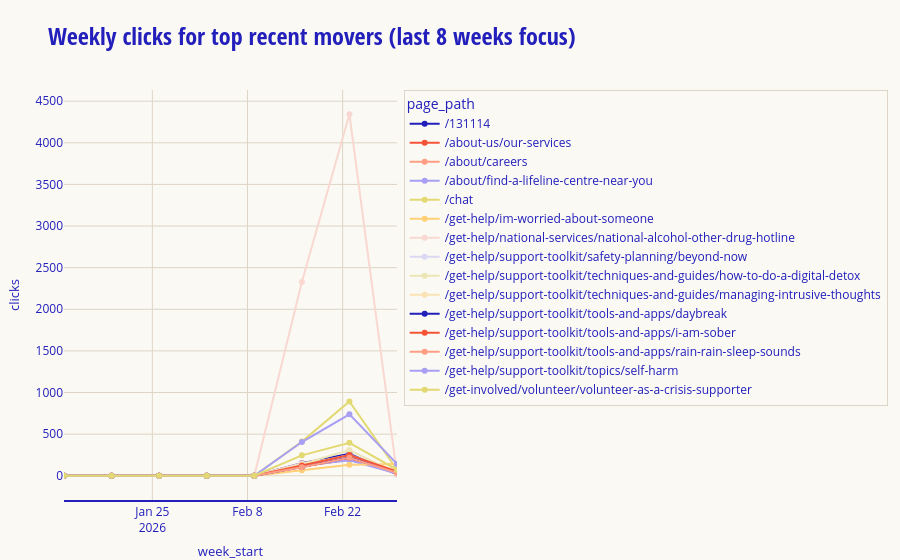

Here is the notebook cell this chart was saved with:
### Markdown cell above
## Chart 1: Weekly clicks for top movers

This chart shows weekly click trend lines for the pages with the strongest recent momentum.

Why this helps:
- Quickly spot whether growth/decline is broad, sudden, or concentrated in a few pages.
- Separate stable trend movement from one-off spikes before taking action.

How to read it:
- Each line is one page.
- X-axis is week start date.
- The chart is limited to the configured `RECENT_WEEKS` window.
- Flat zero points can appear when a page had no measurable impressions/clicks in that week.

### Code cell
# Weekly trends for pages with strongest recent momentum
focus_pages = page_movers.head(FOCUS_PAGE_COUNT)["page_path"].tolist()

df_focus = df_page_weekly[
    (df_page_weekly["page_path"].isin(focus_pages))
    & (df_page_weekly["week_start"] >= recent_week_cutoff)
    & (df_page_weekly["week_start"] <= latest_week)
].copy()

# Ensure the chart always shows the full recent-week window, even when
# a page has no row in a given week (for example, filtered by low impressions).
recent_weeks = pd.date_range(
    start=recent_week_cutoff.normalize(),
    end=latest_week.normalize(),
    freq="W-MON",
)

focus_grid = pd.MultiIndex.from_product(
    [focus_pages, recent_weeks],
    names=["page_path", "week_start"],
).to_frame(index=False)

df_focus = focus_grid.merge(
    df_focus[["page_path", "week_start", "clicks"]],
    on=["page_path", "week_start"],
    how="left",
)

df_focus["clicks"] = df_focus["clicks"].fillna(0)
df_focus = df_focus.sort_values(["page_path", "week_start"])

fig_trend = px.line(
    df_focus,
    x="week_start",
    y="clicks",
    color="page_path",
    markers=True,
    template="lifeline",
    title=f"Weekly clicks for top recent movers (last {RECENT_WEEKS} weeks focus)",
)
fig_trend.update_xaxes(range=[recent_weeks.min(), recent_weeks.max()])
lifeline_theme.add_lifeline_logo(fig_trend)
fig_trend.show()

print(
    f"Trend chart coverage: {recent_weeks.min().date()} to {recent_weeks.max().date()} "
    f"({len(recent_weeks)} weeks)"
)

### Figure 1 — Plotly figure (JSON) as saved in the notebook; plotly's stock layout.template omitted (floating-point values rounded to 4 significant figures)
{"data": [{"hovertemplate": "page_path=/131114<br>week_start=%{x}<br>clicks=%{y}<extra></extra>", "legendgroup": "/131114", "line": {"color": "#221FBB", "dash": "solid"}, "marker": {"symbol": "circle"}, "mode": "lines+markers", "name": "/131114", "orientation": "v", "showlegend": true, "type": "scatter", "x": ["2026-01-12T00:00:00.000000", "2026-01-19T00:00:00.000000", "2026-01-26T00:00:00.000000", "2026-02-02T00:00:00.000000", "2026-02-09T00:00:00.000000", "2026-02-16T00:00:00.000000", "2026-02-23T00:00:00.000000", "2026-03-02T00:00:00.000000"], "xaxis": "x", "y": [0, 0, 0, 0, 0, 151, 263, 17], "yaxis": "y"}, {"hovertemplate": "page_path=/about-us/our-services<br>week_start=%{x}<br>clicks=%{y}<extra></extra>", "legendgroup": "/about-us/our-services", "line": {"color": "#F45336", "dash": "solid"}, "marker": {"symbol": "circle"}, "mode": "lines+markers", "name": "/about-us/our-services", "orientation": "v", "showlegend": true, "type": "scatter", "x": ["2026-01-12T00:00:00.000000", "2026-01-19T00:00:00.000000", "2026-01-26T00:00:00.000000", "2026-02-02T00:00:00.000000", "2026-02-09T00:00:00.000000", "2026-02-16T00:00:00.000000", "2026-02-23T00:00:00.000000", "2026-03-02T00:00:00.000000"], "xaxis": "x", "y": [0, 0, 0, 0, 0, 110, 196, 36], "yaxis": "y"}, {"hovertemplate": "page_path=/about/careers<br>week_start=%{x}<br>clicks=%{y}<extra></extra>", "legendgroup": "/about/careers", "line": {"color": "#FF9E85", "dash": "solid"}, "marker": {"symbol": "circle"}, "mode": "lines+markers", "name": "/about/careers", "orientation": "v", "showlegend": true, "type": "scatter", "x": ["2026-01-12T00:00:00.000000", "2026-01-19T00:00:00.000000", "2026-01-26T00:00:00.000000", "2026-02-02T00:00:00.000000", "2026-02-09T00:00:00.000000", "2026-02-16T00:00:00.000000", "2026-02-23T00:00:00.000000", "2026-03-02T00:00:00.000000"], "xaxis": "x", "y": [0, 0, 0, 0, 0, 151, 223, 22], "yaxis": "y"}, {"hovertemplate": "page_path=/about/find-a-lifeline-centre-near-you<br>week_start=%{x}<br>clicks=%{y}<extra></extra>", "legendgroup": "/about/find-a-lifeline-centre-near-you", "line": {"color": "#A89FF4", "dash": "solid"}, "marker": {"symbol": "circle"}, "mode": "lines+markers", "name": "/about/find-a-lifeline-centre-near-you", "orientation": "v", "showlegend": true, "type": "scatter", "x": ["2026-01-12T00:00:00.000000", "2026-01-19T00:00:00.000000", "2026-01-26T00:00:00.000000", "2026-02-02T00:00:00.000000", "2026-02-09T00:00:00.000000", "2026-02-16T00:00:00.000000", "2026-02-23T00:00:00.000000", "2026-03-02T00:00:00.000000"], "xaxis": "x", "y": [0, 0, 0, 0, 0, 120, 185, 28], "yaxis": "y"}, {"hovertemplate": "page_path=/chat<br>week_start=%{x}<br>clicks=%{y}<extra></extra>", "legendgroup": "/chat", "line": {"color": "#E3D973", "dash": "solid"}, "marker": {"symbol": "circle"}, "mode": "lines+markers", "name": "/chat", "orientation": "v", "showlegend": true, "type": "scatter", "x": ["2026-01-12T00:00:00.000000", "2026-01-19T00:00:00.000000", "2026-01-26T00:00:00.000000", "2026-02-02T00:00:00.000000", "2026-02-09T00:00:00.000000", "2026-02-16T00:00:00.000000", "2026-02-23T00:00:00.000000", "2026-03-02T00:00:00.000000"], "xaxis": "x", "y": [0, 0, 0, 0, 0, 410, 893, 72], "yaxis": "y"}, {"hovertemplate": "page_path=/get-help/im-worried-about-someone<br>week_start=%{x}<br>clicks=%{y}<extra></extra>", "legendgroup": "/get-help/im-worried-about-someone", "line": {"color": "#FFD075", "dash": "solid"}, "marker": {"symbol": "circle"}, "mode": "lines+markers", "name": "/get-help/im-worried-about-someone", "orientation": "v", "showlegend": true, "type": "scatter", "x": ["2026-01-12T00:00:00.000000", "2026-01-19T00:00:00.000000", "2026-01-26T00:00:00.000000", "2026-02-02T00:00:00.000000", "2026-02-09T00:00:00.000000", "2026-02-16T00:00:00.000000", "2026-02-23T00:00:00.000000", "2026-03-02T00:00:00.000000"], "xaxis": "x", "y": [0, 0, 0, 0, 0, 65, 132, 140], "yaxis": "y"}, {"hovertemplate": "page_path=/get-help/national-services/national-alcohol-other-drug-hotline<br>week_start=%{x}<br>clicks=%{y}<extra></extra>", "legendgroup": "/get-help/national-services/national-alcohol-other-drug-hotline", "line": {"color": "#F8D8D0", "dash": "solid"}, "marker": {"symbol": "circle"}, "mode": "lines+markers", "name": "/get-help/national-services/national-alcohol-other-drug-hotline", "orientation": "v", "showlegend": true, "type": "scatter", "x": ["2026-01-12T00:00:00.000000", "2026-01-19T00:00:00.000000", "2026-01-26T00:00:00.000000", "2026-02-02T00:00:00.000000", "2026-02-09T00:00:00.000000", "2026-02-16T00:00:00.000000", "2026-02-23T00:00:00.000000", "2026-03-02T00:00:00.000000"], "xaxis": "x", "y": [0, 0, 0, 0, 0, 2329, 4343, 14], "yaxis": "y"}, {"hovertemplate": "page_path=/get-help/support-toolkit/safety-planning/beyond-now<br>week_start=%{x}<br>clicks=%{y}<extra></extra>", "legendgroup": "/get-help/support-toolkit/safety-planning/beyond-now", "line": {"color": "#DBD8F4", "dash": "solid"}, "marker": {"symbol": "circle"}, "mode": "lines+markers", "name": "/get-help/support-toolkit/safety-planning/beyond-now", "orientation": "v", "showlegend": true, "type": "scatter", "x": ["2026-01-12T00:00:00.000000", "2026-01-19T00:00:00.000000", "2026-01-26T00:00:00.000000", "2026-02-02T00:00:00.000000", "2026-02-09T00:00:00.000000", "2026-02-16T00:00:00.000000", "2026-02-23T00:00:00.000000", "2026-03-02T00:00:00.000000"], "xaxis": "x", "y": [0, 0, 0, 0, 0, 148, 223, 37], "yaxis": "y"}, {"hovertemplate": "page_path=/get-help/support-toolkit/techniques-and-guides/how-to-do-a-digital-detox<br>week_start=%{x}<br>clicks=%{y}<extra></extra>", "legendgroup": "/get-help/support-toolkit/techniques-and-guides/how-to-do-a-digital-detox", "line": {"color": "#EBE6B4", "dash": "solid"}, "marker": {"symbol": "circle"}, "mode": "lines+markers", "name": "/get-help/support-toolkit/techniques-and-guides/how-to-do-a-digital-detox", "orientation": "v", "showlegend": true, "type": "scatter", "x": ["2026-01-12T00:00:00.000000", "2026-01-19T00:00:00.000000", "2026-01-26T00:00:00.000000", "2026-02-02T00:00:00.000000", "2026-02-09T00:00:00.000000", "2026-02-16T00:00:00.000000", "2026-02-23T00:00:00.000000", "2026-03-02T00:00:00.000000"], "xaxis": "x", "y": [0, 0, 0, 0, 0, 138, 308, 33], "yaxis": "y"}, {"hovertemplate": "page_path=/get-help/support-toolkit/techniques-and-guides/managing-intrusive-thoughts<br>week_start=%{x}<br>clicks=%{y}<extra></extra>", "legendgroup": "/get-help/support-toolkit/techniques-and-guides/managing-intrusive-thoughts", "line": {"color": "#FAE2B5", "dash": "solid"}, "marker": {"symbol": "circle"}, "mode": "lines+markers", "name": "/get-help/support-toolkit/techniques-and-guides/managing-intrusive-thoughts", "orientation": "v", "showlegend": true, "type": "scatter", "x": ["2026-01-12T00:00:00.000000", "2026-01-19T00:00:00.000000", "2026-01-26T00:00:00.000000", "2026-02-02T00:00:00.000000", "2026-02-09T00:00:00.000000", "2026-02-16T00:00:00.000000", "2026-02-23T00:00:00.000000", "2026-03-02T00:00:00.000000"], "xaxis": "x", "y": [0, 0, 0, 0, 0, 129, 248, 56], "yaxis": "y"}, {"hovertemplate": "page_path=/get-help/support-toolkit/tools-and-apps/daybreak<br>week_start=%{x}<br>clicks=%{y}<extra></extra>", "legendgroup": "/get-help/support-toolkit/tools-and-apps/daybreak", "line": {"color": "#221FBB", "dash": "solid"}, "marker": {"symbol": "circle"}, "mode": "lines+markers", "name": "/get-help/support-toolkit/tools-and-apps/daybreak", "orientation": "v", "showlegend": true, "type": "scatter", "x": ["2026-01-12T00:00:00.000000", "2026-01-19T00:00:00.000000", "2026-01-26T00:00:00.000000", "2026-02-02T00:00:00.000000", "2026-02-09T00:00:00.000000", "2026-02-16T00:00:00.000000", "2026-02-23T00:00:00.000000", "2026-03-02T00:00:00.000000"], "xaxis": "x", "y": [0, 0, 0, 0, 0, 104, 220, 46], "yaxis": "y"}, {"hovertemplate": "page_path=/get-help/support-toolkit/tools-and-apps/i-am-sober<br>week_start=%{x}<br>clicks=%{y}<extra></extra>", "legendgroup": "/get-help/support-toolkit/tools-and-apps/i-am-sober", "line": {"color": "#F45336", "dash": "solid"}, "marker": {"symbol": "circle"}, "mode": "lines+markers", "name": "/get-help/support-toolkit/tools-and-apps/i-am-sober", "orientation": "v", "showlegend": true, "type": "scatter", "x": ["2026-01-12T00:00:00.000000", "2026-01-19T00:00:00.000000", "2026-01-26T00:00:00.000000", "2026-02-02T00:00:00.000000", "2026-02-09T00:00:00.000000", "2026-02-16T00:00:00.000000", "2026-02-23T00:00:00.000000", "2026-03-02T00:00:00.000000"], "xaxis": "x", "y": [0, 0, 0, 0, 0, 123, 250, 51], "yaxis": "y"}, {"hovertemplate": "page_path=/get-help/support-toolkit/tools-and-apps/rain-rain-sleep-sounds<br>week_start=%{x}<br>clicks=%{y}<extra></extra>", "legendgroup": "/get-help/support-toolkit/tools-and-apps/rain-rain-sleep-sounds", "line": {"color": "#FF9E85", "dash": "solid"}, "marker": {"symbol": "circle"}, "mode": "lines+markers", "name": "/get-help/support-toolkit/tools-and-apps/rain-rain-sleep-sounds", "orientation": "v", "showlegend": true, "type": "scatter", "x": ["2026-01-12T00:00:00.000000", "2026-01-19T00:00:00.000000", "2026-01-26T00:00:00.000000", "2026-02-02T00:00:00.000000", "2026-02-09T00:00:00.000000", "2026-02-16T00:00:00.000000", "2026-02-23T00:00:00.000000", "2026-03-02T00:00:00.000000"], "xaxis": "x", "y": [0, 0, 0, 0, 0, 102, 215, 34], "yaxis": "y"}, {"hovertemplate": "page_path=/get-help/support-toolkit/topics/self-harm<br>week_start=%{x}<br>clicks=%{y}<extra></extra>", "legendgroup": "/get-help/support-toolkit/topics/self-harm", "line": {"color": "#A89FF4", "dash": "solid"}, "marker": {"symbol": "circle"}, "mode": "lines+markers", "name": "/get-help/support-toolkit/topics/self-harm", "orientation": "v", "showlegend": true, "type": "scatter", "x": ["2026-01-12T00:00:00.000000", "2026-01-19T00:00:00.000000", "2026-01-26T00:00:00.000000", "2026-02-02T00:00:00.000000", "2026-02-09T00:00:00.000000", "2026-02-16T00:00:00.000000", "2026-02-23T00:00:00.000000", "2026-03-02T00:00:00.000000"], "xaxis": "x", "y": [0, 0, 0, 0, 0, 405, 738, 142], "yaxis": "y"}, {"hovertemplate": "page_path=/get-involved/volunteer/volunteer-as-a-crisis-supporter<br>week_start=%{x}<br>clicks=%{y}<extra></extra>", "legendgroup": "/get-involved/volunteer/volunteer-as-a-crisis-supporter", "line": {"color": "#E3D973", "dash": "solid"}, "marker": {"symbol": "circle"}, "mode": "lines+markers", "name": "/get-involved/volunteer/volunteer-as-a-crisis-supporter", "orientation": "v", "showlegend": true, "type": "scatter", "x": ["2026-01-12T00:00:00.000000", "2026-01-19T00:00:00.000000", "2026-01-26T00:00:00.000000", "2026-02-02T00:00:00.000000", "2026-02-09T00:00:00.000000", "2026-02-16T00:00:00.000000", "2026-02-23T00:00:00.000000", "2026-03-02T00:00:00.000000"], "xaxis": "x", "y": [0, 0, 0, 0, 0, 245, 396, 72], "yaxis": "y"}], "layout": {"legend": {"title": {"text": "page_path"}, "tracegroupgap": 0}, "title": {"text": "Weekly clicks for top recent movers (last 8 weeks focus)"}, "xaxis": {"anchor": "y", "domain": [0, 1], "range": ["2026-01-12T00:00:00", "2026-03-02T00:00:00"], "title": {"text": "week_start"}}, "yaxis": {"anchor": "x", "domain": [0, 1], "title": {"text": "clicks"}}}}
